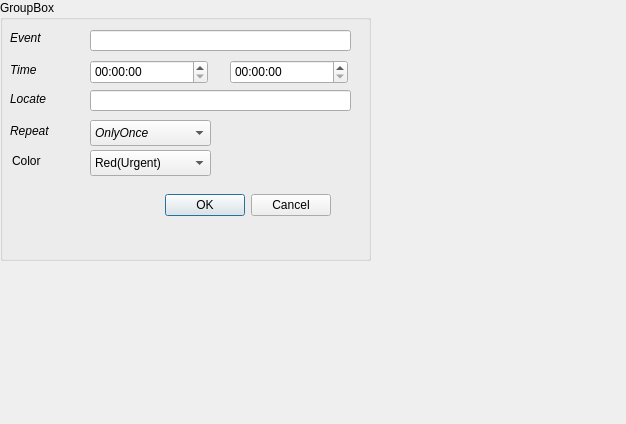
<?xml version="1.0" encoding="UTF-8"?>
<ui version="4.0">
 <class>noteDialog</class>
 <widget class="QDialog" name="noteDialog">
  <property name="geometry">
   <rect>
    <x>0</x>
    <y>0</y>
    <width>626</width>
    <height>424</height>
   </rect>
  </property>
  <property name="windowTitle">
   <string>Dialog</string>
  </property>
  <widget class="QGroupBox" name="groupBox">
   <property name="geometry">
    <rect>
     <x>0</x>
     <y>0</y>
     <width>371</width>
     <height>261</height>
    </rect>
   </property>
   <property name="title">
    <string>GroupBox</string>
   </property>
   <widget class="QLabel" name="label_2">
    <property name="geometry">
     <rect>
      <x>10</x>
      <y>62</y>
      <width>59</width>
      <height>16</height>
     </rect>
    </property>
    <property name="font">
     <font>
      <italic>true</italic>
     </font>
    </property>
    <property name="text">
     <string>Time</string>
    </property>
   </widget>
   <widget class="QComboBox" name="repeatComboBox">
    <property name="geometry">
     <rect>
      <x>90</x>
      <y>120</y>
      <width>121</width>
      <height>26</height>
     </rect>
    </property>
    <property name="font">
     <font>
      <italic>true</italic>
     </font>
    </property>
    <item>
     <property name="text">
      <string>OnlyOnce</string>
     </property>
    </item>
    <item>
     <property name="text">
      <string>EveryDay</string>
     </property>
    </item>
    <item>
     <property name="text">
      <string>EveyWeek</string>
     </property>
    </item>
    <item>
     <property name="text">
      <string>EveryMonth</string>
     </property>
    </item>
   </widget>
   <widget class="QLineEdit" name="eventLineEdit">
    <property name="geometry">
     <rect>
      <x>90</x>
      <y>30</y>
      <width>261</width>
      <height>21</height>
     </rect>
    </property>
   </widget>
   <widget class="QLabel" name="label_3">
    <property name="geometry">
     <rect>
      <x>10</x>
      <y>91</y>
      <width>59</width>
      <height>16</height>
     </rect>
    </property>
    <property name="font">
     <font>
      <italic>true</italic>
     </font>
    </property>
    <property name="text">
     <string>Locate</string>
    </property>
   </widget>
   <widget class="QLabel" name="label_4">
    <property name="geometry">
     <rect>
      <x>10</x>
      <y>123</y>
      <width>59</width>
      <height>16</height>
     </rect>
    </property>
    <property name="font">
     <font>
      <italic>true</italic>
     </font>
    </property>
    <property name="text">
     <string>Repeat</string>
    </property>
   </widget>
   <widget class="QLabel" name="label">
    <property name="geometry">
     <rect>
      <x>10</x>
      <y>30</y>
      <width>59</width>
      <height>16</height>
     </rect>
    </property>
    <property name="font">
     <font>
      <weight>50</weight>
      <italic>true</italic>
      <bold>false</bold>
     </font>
    </property>
    <property name="styleSheet">
     <string notr="true">QLable{

rgba(128, 0, 255, 143)
}</string>
    </property>
    <property name="text">
     <string>Event</string>
    </property>
   </widget>
   <widget class="QLineEdit" name="locateEdit">
    <property name="geometry">
     <rect>
      <x>90</x>
      <y>90</y>
      <width>261</width>
      <height>21</height>
     </rect>
    </property>
   </widget>
   <widget class="QDialogButtonBox" name="buttonBox">
    <property name="geometry">
     <rect>
      <x>-10</x>
      <y>190</y>
      <width>341</width>
      <height>31</height>
     </rect>
    </property>
    <property name="orientation">
     <enum>Qt::Horizontal</enum>
    </property>
    <property name="standardButtons">
     <set>QDialogButtonBox::Cancel|QDialogButtonBox::Ok</set>
    </property>
   </widget>
   <widget class="QLabel" name="label_5">
    <property name="geometry">
     <rect>
      <x>12</x>
      <y>153</y>
      <width>59</width>
      <height>16</height>
     </rect>
    </property>
    <property name="text">
     <string>Color</string>
    </property>
   </widget>
   <widget class="QComboBox" name="colorComboBox">
    <property name="geometry">
     <rect>
      <x>90</x>
      <y>150</y>
      <width>121</width>
      <height>26</height>
     </rect>
    </property>
    <item>
     <property name="text">
      <string>Red(Urgent)</string>
     </property>
    </item>
    <item>
     <property name="text">
      <string>Blue(LIfe)</string>
     </property>
    </item>
    <item>
     <property name="text">
      <string>Cyan(Work)</string>
     </property>
    </item>
   </widget>
   <widget class="QTimeEdit" name="startTimeEdit">
    <property name="geometry">
     <rect>
      <x>90</x>
      <y>60</y>
      <width>118</width>
      <height>24</height>
     </rect>
    </property>
   </widget>
   <widget class="QTimeEdit" name="endTimeEdit">
    <property name="geometry">
     <rect>
      <x>230</x>
      <y>60</y>
      <width>118</width>
      <height>24</height>
     </rect>
    </property>
   </widget>
  </widget>
 </widget>
 <resources/>
 <connections>
  <connection>
   <sender>buttonBox</sender>
   <signal>accepted()</signal>
   <receiver>noteDialog</receiver>
   <slot>accept()</slot>
   <hints>
    <hint type="sourcelabel">
     <x>160</x>
     <y>205</y>
    </hint>
    <hint type="destinationlabel">
     <x>312</x>
     <y>211</y>
    </hint>
   </hints>
  </connection>
 </connections>
 <slots>
  <signal>pass(QString)</signal>
 </slots>
</ui>
